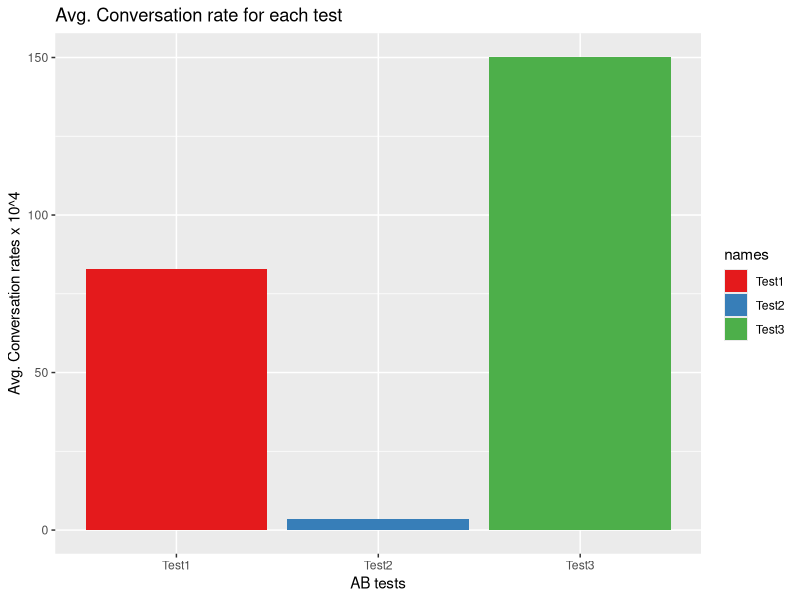
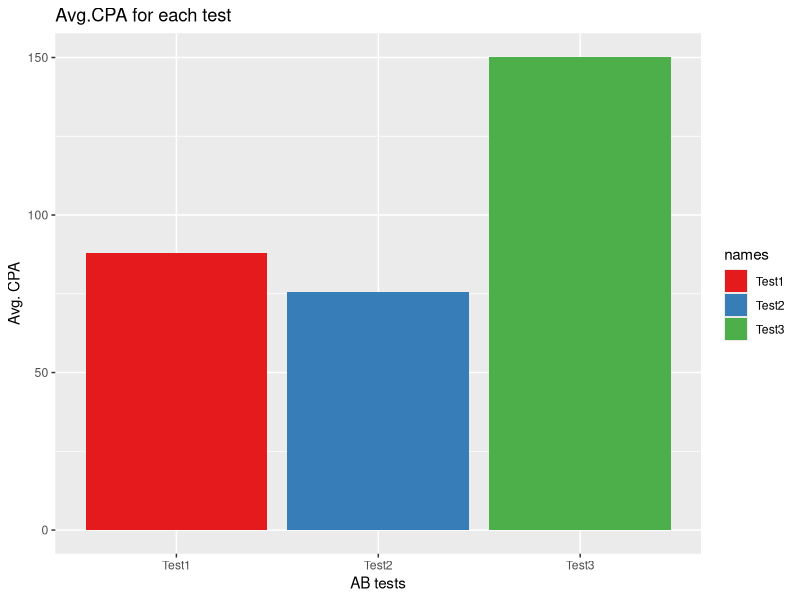
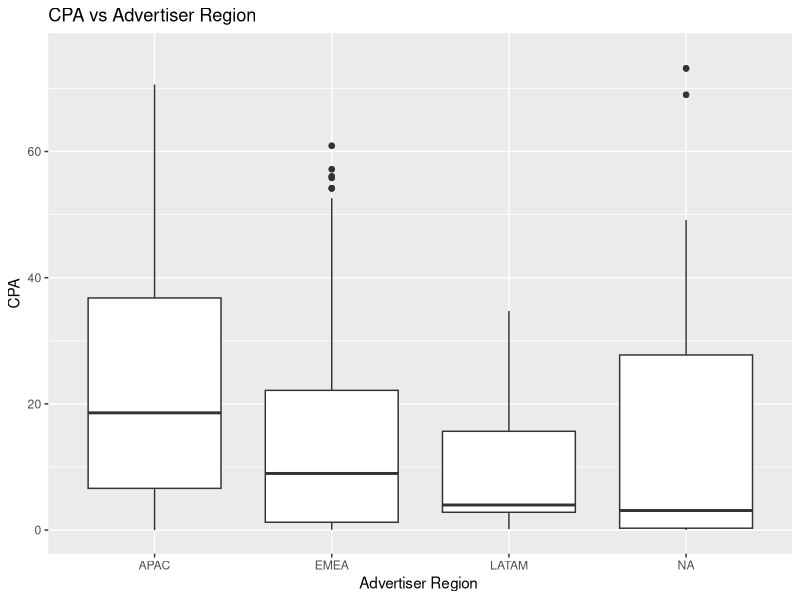
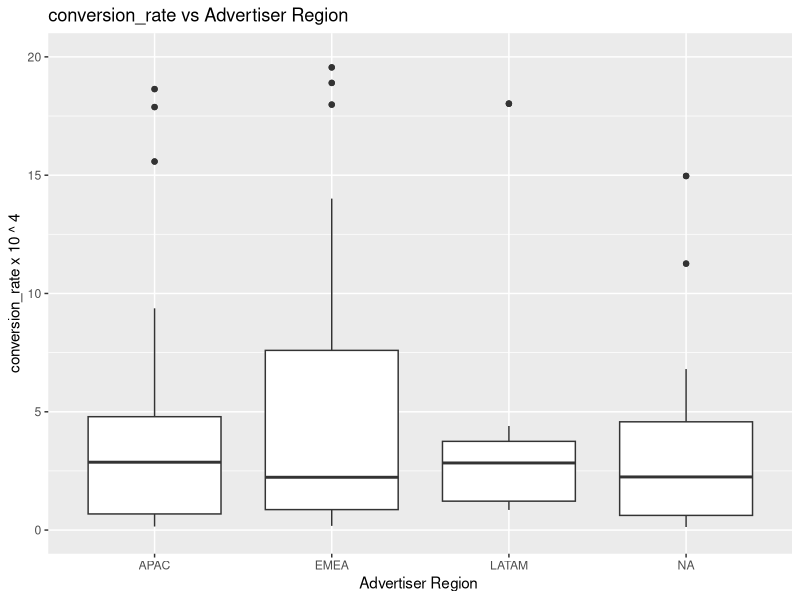
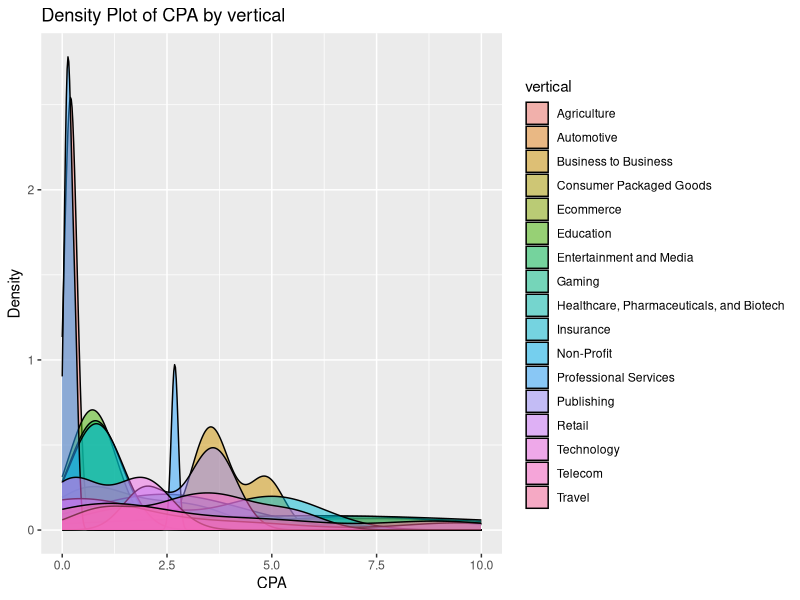
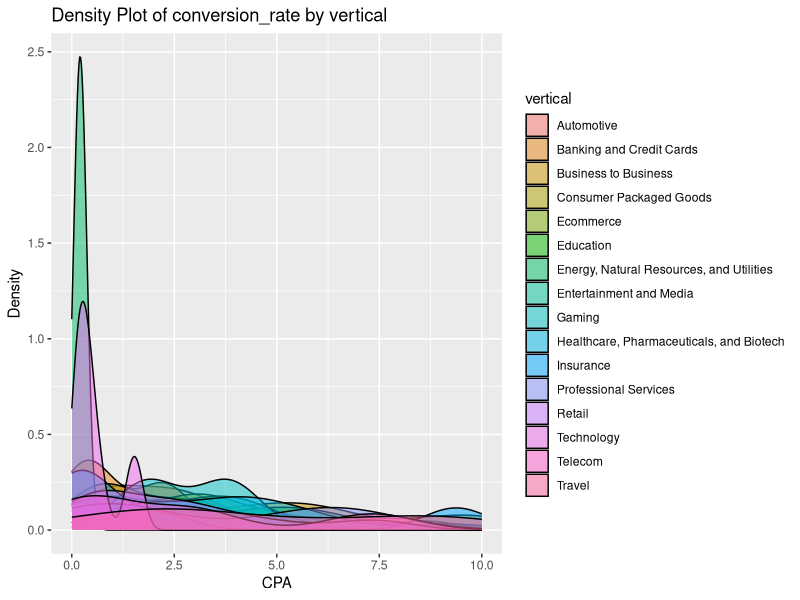

These charts were generated, in order, by the following R code:
## ---- chunk 1

library(readxl)
library(tidyverse)
library(dplyr)
library(flextable)

setwd("~/Projects-programming/Meta Step Up career challenge")
getwd()
df_CD <- read_excel("Digdata Step Up Meta dataset.xlsx",sheet = "Campaigns data")
df_SD <- read_excel("Digdata Step Up Meta dataset.xlsx", sheet = "Study Data")


## ---- chunk 2
df<- merge(df_SD, df_CD, by = "study_id")

##changing names of each test.
# Assuming your data frame is named 'df' and the column is 'column_name'
df <- df %>%
  mutate(test_name = case_when(
    test_name == "P2PWASCCO_" ~ "Test_1",
    test_name == "P2PWASC_" ~ "Test_2",
    test_name == "P2PWASC3_" ~ "Test_3",
    TRUE ~ "NA"  # Default value for any other value
  ))



##We need to ensure that our studies all have a duration of >= 7 days.
df_clean <- df[df$duration_days >= 7,]

##Checking for duplicates.
has_duplicates <- any(duplicated(df))
if (has_duplicates) {
  cat("Data frame has duplicates.\n")
} else {
  cat("Data frame has no duplicates.\n")
}

##Cell count is fixed to 2 so we have minimal variation in variables.


## ---- chunk 3

##conversion rate = cell_conversions / cell_impressions
df_clean$conversion_rate = df_clean$cell_conversions / df_clean$cell_impressions

df_clean$CPA = df_clean$cell_spend_usd / df_clean$cell_conversions


##eliminating all NAN/NA/inf values from this table
df_clean <- df_clean[complete.cases(df_clean[, c("conversion_rate", "CPA")]), ]
# Identify rows with infinite values in the CPA column
inf_indices <- which(is.infinite(df_clean$CPA))

# Remove rows with infinite values
df_clean <- df_clean[-inf_indices, ]

Test_1 <- df_clean[df_clean$test_name == "Test_1", ]
Test_2 <- df_clean[df_clean$test_name == "Test_2",]
Test_3 <- df_clean[df_clean$test_name == "Test_3",]
##average conversion rate and CPA for 1,2,3. CR *w 10^5 to make graphs better
Test_1CR <- (sum(Test_1$conversion_rate)/nrow(Test_1)) * (10**4)
Test_2CR <- (sum(Test_2$conversion_rate)/nrow(Test_2)) * (10**4)
Test_3CR <- (sum(Test_3$conversion_rate)/nrow(Test_3)) * (10**4)

Test_1CPA <- sum(Test_1$CPA)/nrow(Test_1)
Test_2CPA <- sum(Test_2$CPA)/nrow(Test_2)
Test_3CPA <- sum(Test_3$CPA)/nrow(Test_3)

## ---- chunk 4
##KPI
summary(Test_1$primary_kpi_has_winner)
summary(Test_2$primary_kpi_has_winner)
summary(Test_3$primary_kpi_has_winner)
##Video
summary(Test_1$is_video)
summary(Test_2$is_video)
summary(Test_3$is_video)
##is_automatic_placement
summary(Test_1$is_automatic_placement)
summary(Test_2$is_automatic_placement)
summary(Test_3$is_automatic_placement)
##Regions
(sum(Test_1$advertiser_region == "APAC")/nrow(Test_1))
(sum(Test_2$advertiser_region == "APAC")/nrow(Test_2))
(sum(Test_3$advertiser_region == "APAC")/nrow(Test_3))



## ---- chunk 5

##metrics relating to type of content
df_clean2 <- na.omit(df_clean)

corrV_CR <- round(cor(df_clean2$is_video,df_clean2$conversion_rate) * 10**3)
corrI_CR <- round(cor(df_clean2$is_interactive_ad,df_clean2$conversion_rate)* 10**3)
corrT_CR <- round(cor(df_clean2$is_tgt_using_interests,df_clean2$conversion_rate)* 10**3)
corrA_CR <- round(cor(df_clean2$is_automatic_placement,df_clean2$conversion_rate)* 10**3)
corrL_CR <- round(cor(df_clean2$is_tgt_using_lookalikes,df_clean2$conversion_rate)* 10**3)

corrV_CPA <- round(cor(df_clean2$is_video,df_clean2$CPA) * 10**3)
corrI_CPA <- round(cor(df_clean2$is_interactive_ad,df_clean2$CPA)* 10**3)
corrT_CPA <- round(cor(df_clean2$is_tgt_using_interests,df_clean2$CPA)* 10**3)
corrA_CPA <- round(cor(df_clean2$is_automatic_placement,df_clean2$CPA)* 10**3)
corrL_CPA <- round(cor(df_clean2$is_tgt_using_lookalikes,df_clean2$CPA)* 10**3)

## ---- chunk 6

##for conversation rates and cpa for each test.
vectCR <- c(Test_1CR, Test_2CR, Test_3CPA)
vectCPA <- c(Test_1CPA, Test_2CPA, Test_3CPA)
names <- c("Test1", "Test2", "Test3")

CR <- data.frame(names, vectCR)
CPA <- data.frame(names, vectCPA)

plot1 <- ggplot(CR, aes(x = names, y = vectCR, fill = names)) +
  geom_bar(stat = "identity") +
  labs(title = "Avg. Conversation rate for each test", x = "AB tests", y = "Avg. Conversation rates x 10^4") +
  scale_fill_brewer(palette = "Set1") 

ggsave("my_plot1.png",plot1)

plot2 <- ggplot(CR, aes(x = names, y = vectCPA, fill = names)) +
  geom_bar(stat = "identity") +
  labs(title = "Avg.CPA for each test", x = "AB tests", y = "Avg. CPA") +
  scale_fill_brewer(palette = "Set1")

ggsave("my_plot2.png",plot2)

##How does is-video relate to conversion rate.


##create a summary tables for correlations 

data <- data.frame(
  metrics = c("CPA", "converstion_rate"),
  is_video = c(corrV_CPA, corrV_CR),
  is_interactive_ad = c(corrI_CPA, corrI_CR),
  is_tgt_using_interests = c(corrT_CPA,corrT_CR),
  is_automatic_placement =c(corrA_CPA,corrA_CR),
  is_tgt_using_lookalikes = c(corrL_CPA,corrL_CR)
)
ft <- flextable(data) %>%
      autofit() %>%
      theme_booktabs()

save_as_image(ft, "table.png")

##CPA vs Region
box_1 <- ggplot(df_clean2, aes(x = advertiser_region, y = CPA)) +
  geom_boxplot() +
  labs(title = "CPA vs Advertiser Region",
       x = "Advertiser Region ",
       y = "CPA") + scale_y_continuous(limits = c(0, 75))

##CR vs Region
box_2 <- ggplot(df_clean2, aes(x = advertiser_region, y = conversion_rate*10**4)) +
  geom_boxplot() +
  labs(title = "conversion_rate vs Advertiser Region",
       x = "Advertiser Region ",
       y = "conversion_rate x 10 ^ 4") + scale_y_continuous(limits = c(0, 20))

ggsave("box1.png", box_1)
ggsave("box2.png", box_2)



##CPA vs vertical
plot3 <- ggplot(df_clean2, aes(x = CPA, fill = vertical)) +
  geom_density(alpha = 0.5) +
  labs(title = "Density Plot of CPA by vertical",
       x = "CPA",
       y = "Density",
       fill = "vertical")+ xlim(c(0, 10))

##CR vs vertical
plot4 <- ggplot(df_clean2, aes(x = conversion_rate*10**4, fill = vertical)) +
  geom_density(alpha = 0.5) +
  labs(title = "Density Plot of conversion_rate by vertical",
       x = "CPA",
       y = "Density",
       fill = "vertical")+ xlim(c(0, 10))
ggsave("plot3.png", plot3)
ggsave("plot4.png", plot4)
